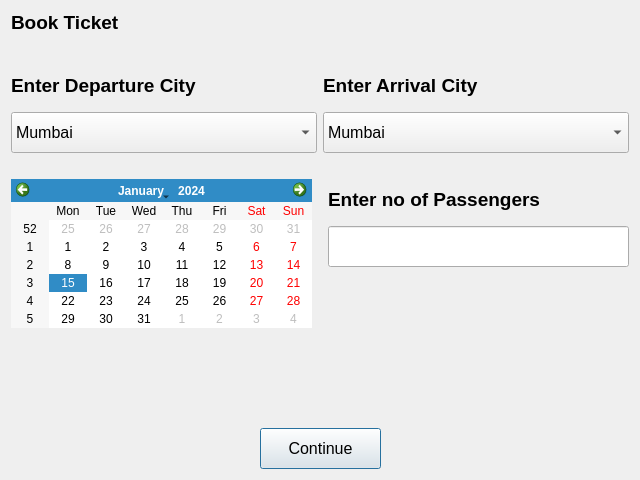
<?xml version="1.0" encoding="UTF-8"?>
<ui version="4.0">
 <class>bookticket</class>
 <widget class="QDialog" name="bookticket">
  <property name="geometry">
   <rect>
    <x>0</x>
    <y>0</y>
    <width>640</width>
    <height>480</height>
   </rect>
  </property>
  <property name="windowTitle">
   <string>Dialog</string>
  </property>
  <property name="styleSheet">
   <string notr="true">QDialog{
                        background-image: url(:/resources/images/back.png);
                        background-repeat: no-repeat;
                        background-position: center;
                        background-attachment: fixed;
                        };</string>
  </property>
  <layout class="QVBoxLayout" name="verticalLayout_4">
   <item>
    <widget class="QLabel" name="label_4">
     <property name="font">
      <font>
       <pointsize>14</pointsize>
       <bold>true</bold>
      </font>
     </property>
     <property name="styleSheet">
      <string notr="true">color:black;</string>
     </property>
     <property name="text">
      <string>Book Ticket</string>
     </property>
    </widget>
   </item>
   <item>
    <spacer name="verticalSpacer_3">
     <property name="orientation">
      <enum>Qt::Orientation::Vertical</enum>
     </property>
     <property name="sizeType">
      <enum>QSizePolicy::Policy::Fixed</enum>
     </property>
     <property name="sizeHint" stdset="0">
      <size>
       <width>20</width>
       <height>25</height>
      </size>
     </property>
    </spacer>
   </item>
   <item>
    <layout class="QHBoxLayout" name="horizontalLayout">
     <item>
      <layout class="QVBoxLayout" name="verticalLayout">
       <item>
        <widget class="QLabel" name="label">
         <property name="minimumSize">
          <size>
           <width>0</width>
           <height>41</height>
          </size>
         </property>
         <property name="font">
          <font>
           <pointsize>14</pointsize>
           <bold>true</bold>
          </font>
         </property>
         <property name="styleSheet">
          <string notr="true">color:black;</string>
         </property>
         <property name="text">
          <string>Enter Departure City</string>
         </property>
        </widget>
       </item>
       <item>
        <widget class="QComboBox" name="comboBox">
         <property name="minimumSize">
          <size>
           <width>0</width>
           <height>41</height>
          </size>
         </property>
         <property name="font">
          <font>
           <pointsize>12</pointsize>
          </font>
         </property>
         <item>
          <property name="text">
           <string>Mumbai</string>
          </property>
         </item>
         <item>
          <property name="text">
           <string>Delhi</string>
          </property>
         </item>
         <item>
          <property name="text">
           <string>Bangalore</string>
          </property>
         </item>
         <item>
          <property name="text">
           <string>Hyderabad</string>
          </property>
         </item>
         <item>
          <property name="text">
           <string>Chennai</string>
          </property>
         </item>
         <item>
          <property name="text">
           <string>Kolkata</string>
          </property>
         </item>
         <item>
          <property name="text">
           <string>Ahemdabad</string>
          </property>
         </item>
         <item>
          <property name="text">
           <string>Pune</string>
          </property>
         </item>
         <item>
          <property name="text">
           <string>Jaipur</string>
          </property>
         </item>
         <item>
          <property name="text">
           <string>Lucknow</string>
          </property>
         </item>
        </widget>
       </item>
      </layout>
     </item>
     <item>
      <layout class="QVBoxLayout" name="verticalLayout_2">
       <item>
        <widget class="QLabel" name="label_2">
         <property name="minimumSize">
          <size>
           <width>0</width>
           <height>41</height>
          </size>
         </property>
         <property name="font">
          <font>
           <pointsize>14</pointsize>
           <bold>true</bold>
          </font>
         </property>
         <property name="styleSheet">
          <string notr="true">color:black;</string>
         </property>
         <property name="text">
          <string>Enter Arrival City</string>
         </property>
        </widget>
       </item>
       <item>
        <widget class="QComboBox" name="comboBox_2">
         <property name="minimumSize">
          <size>
           <width>0</width>
           <height>41</height>
          </size>
         </property>
         <property name="font">
          <font>
           <pointsize>12</pointsize>
          </font>
         </property>
         <item>
          <property name="text">
           <string>Mumbai</string>
          </property>
         </item>
         <item>
          <property name="text">
           <string>Delhi</string>
          </property>
         </item>
         <item>
          <property name="text">
           <string>Bangalore</string>
          </property>
         </item>
         <item>
          <property name="text">
           <string>Hyderabad</string>
          </property>
         </item>
         <item>
          <property name="text">
           <string>Chennai</string>
          </property>
         </item>
         <item>
          <property name="text">
           <string>Kolkata</string>
          </property>
         </item>
         <item>
          <property name="text">
           <string>Ahmedabad</string>
          </property>
         </item>
         <item>
          <property name="text">
           <string>Pune</string>
          </property>
         </item>
         <item>
          <property name="text">
           <string>Jaipur</string>
          </property>
         </item>
         <item>
          <property name="text">
           <string>Lucknow</string>
          </property>
         </item>
        </widget>
       </item>
      </layout>
     </item>
    </layout>
   </item>
   <item>
    <spacer name="verticalSpacer_2">
     <property name="orientation">
      <enum>Qt::Orientation::Vertical</enum>
     </property>
     <property name="sizeType">
      <enum>QSizePolicy::Policy::Fixed</enum>
     </property>
     <property name="sizeHint" stdset="0">
      <size>
       <width>20</width>
       <height>20</height>
      </size>
     </property>
    </spacer>
   </item>
   <item>
    <layout class="QHBoxLayout" name="horizontalLayout_3">
     <item>
      <widget class="QCalendarWidget" name="calendarWidget"/>
     </item>
     <item>
      <spacer name="horizontalSpacer_3">
       <property name="orientation">
        <enum>Qt::Orientation::Horizontal</enum>
       </property>
       <property name="sizeType">
        <enum>QSizePolicy::Policy::Fixed</enum>
       </property>
       <property name="sizeHint" stdset="0">
        <size>
         <width>10</width>
         <height>20</height>
        </size>
       </property>
      </spacer>
     </item>
     <item>
      <layout class="QVBoxLayout" name="verticalLayout_3">
       <item>
        <widget class="QLabel" name="label_3">
         <property name="minimumSize">
          <size>
           <width>0</width>
           <height>41</height>
          </size>
         </property>
         <property name="font">
          <font>
           <pointsize>14</pointsize>
           <bold>true</bold>
          </font>
         </property>
         <property name="styleSheet">
          <string notr="true">color:black;</string>
         </property>
         <property name="text">
          <string>Enter no of Passengers</string>
         </property>
        </widget>
       </item>
       <item>
        <widget class="QLineEdit" name="notickets">
         <property name="minimumSize">
          <size>
           <width>0</width>
           <height>41</height>
          </size>
         </property>
         <property name="font">
          <font>
           <pointsize>12</pointsize>
          </font>
         </property>
         <property name="maxLength">
          <number>2</number>
         </property>
        </widget>
       </item>
       <item>
        <spacer name="verticalSpacer">
         <property name="orientation">
          <enum>Qt::Orientation::Vertical</enum>
         </property>
         <property name="sizeHint" stdset="0">
          <size>
           <width>20</width>
           <height>40</height>
          </size>
         </property>
        </spacer>
       </item>
      </layout>
     </item>
    </layout>
   </item>
   <item>
    <spacer name="verticalSpacer_4">
     <property name="orientation">
      <enum>Qt::Orientation::Vertical</enum>
     </property>
     <property name="sizeHint" stdset="0">
      <size>
       <width>20</width>
       <height>40</height>
      </size>
     </property>
    </spacer>
   </item>
   <item>
    <layout class="QHBoxLayout" name="horizontalLayout_2">
     <item>
      <spacer name="horizontalSpacer">
       <property name="orientation">
        <enum>Qt::Orientation::Horizontal</enum>
       </property>
       <property name="sizeHint" stdset="0">
        <size>
         <width>40</width>
         <height>20</height>
        </size>
       </property>
      </spacer>
     </item>
     <item>
      <widget class="QPushButton" name="pushButton">
       <property name="minimumSize">
        <size>
         <width>121</width>
         <height>41</height>
        </size>
       </property>
       <property name="font">
        <font>
         <pointsize>12</pointsize>
        </font>
       </property>
       <property name="text">
        <string>Continue</string>
       </property>
      </widget>
     </item>
     <item>
      <spacer name="horizontalSpacer_2">
       <property name="orientation">
        <enum>Qt::Orientation::Horizontal</enum>
       </property>
       <property name="sizeHint" stdset="0">
        <size>
         <width>40</width>
         <height>20</height>
        </size>
       </property>
      </spacer>
     </item>
    </layout>
   </item>
  </layout>
 </widget>
 <resources/>
 <connections/>
</ui>
